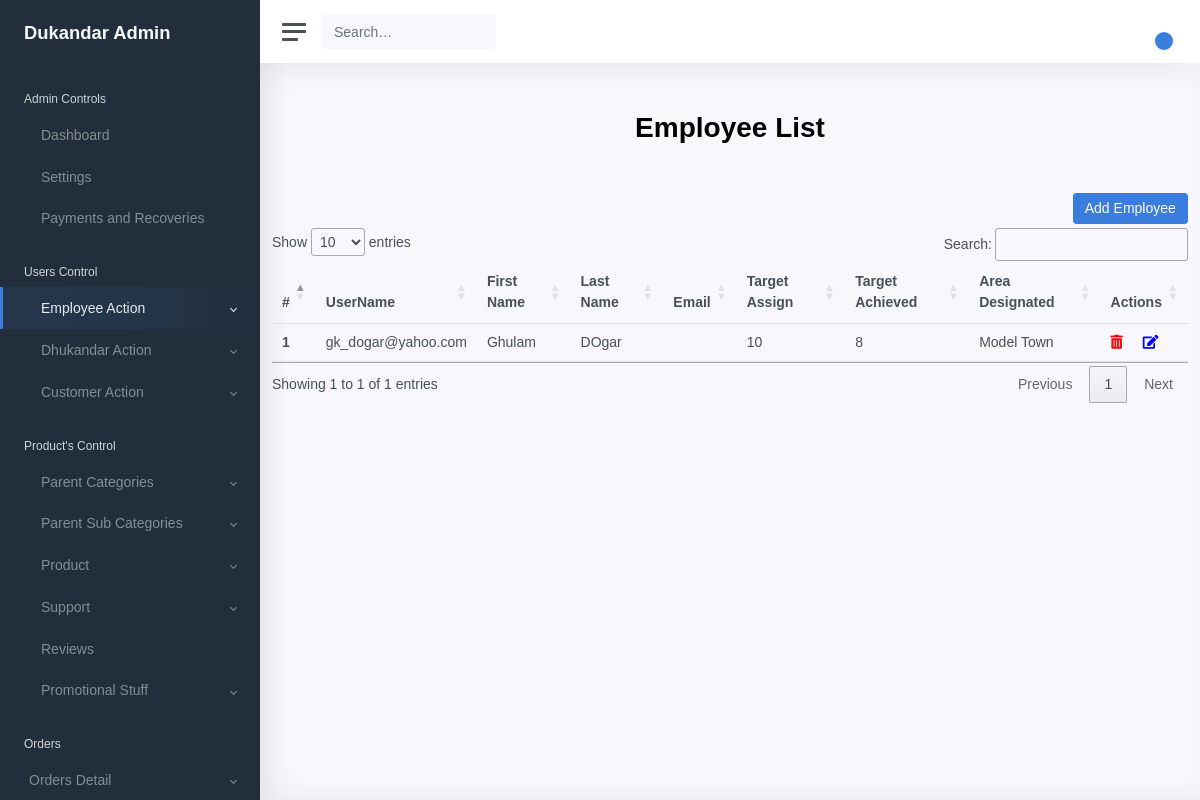
The page /employee/lists on the database its author committed.
### shopkeeper/models/models.py (models this page shows, shortened)
class Employee(models.Model):
    user = models.OneToOneField(User, related_name='user', on_delete=models.CASCADE, null=False)
    target_assign = models.CharField(max_length=10, null=True)
    target_achieved = models.CharField(max_length=10, null=True)
    area_designated = models.CharField(max_length=250, null=True)
    description = models.TextField(null=True)
    is_active = models.BooleanField(default=True)
    created_at = models.DateTimeField(auto_now_add=True)
    updated_at = models.DateTimeField(auto_now=True)
    class Meta:
        ordering = ['created_at']

class User(AbstractUser):
    address = models.CharField(max_length=250, null=True)
    user_type = models.CharField(max_length=16,
                                 choices=USER_CHOICES,
                                 default="CUSTOMER")
    block = models.BooleanField(default=False)
    is_active = models.BooleanField(default=True)
    created_at = models.DateTimeField(auto_now_add=True)
    updated_at = models.DateTimeField(auto_now=True)

### shopkeeper/views.py (the view)
# urls.py: path('employee/lists', employeeList, name='employee_list'),
def employeeList(request):
    employee_list =Employee.objects.all()
    context={
        'employee_list':employee_list
    }
    return render(request, 'shopkeeper/employee/list.html',context)

### shopkeeper/templates/shopkeeper/employee/list.html (shortened to what this page needs)
{% extends 'shopkeeper/base/base.html' %}
{% load static %}
{% block content %}
<div class="container">
        <h1 class="text-center mt-5 mb-5 font-weight-bold">Employee List</h1>
        <div class="row">
          <div class="col-12">
            <a type="submit" href="{% url 'employee_setup' %}" class="btn btn-primary float-right mb-1" name="employee">Add
              Employee</a>
            <table class="table" id="employeeTable">
                <thead class="thead-dark">
                  <tr>
                    <th scope="col">#</th>
                    <th scope="col">UserName</th>
                    <th scope="col">First Name</th>
                    <th scope="col">Last Name</th>
                    <th scope="col">Email</th>
                    <th scope="col">Target Assign</th>
                    <th scope="col">Target Achieved</th>
                    <th scope="col">Area Designated</th>
                    <th scope="col">Actions</th>
                  </tr>
                </thead>
                <tbody>
                    {% for employee in employee_list%}
                  <tr>
                    <th scope="row">{{forloop.counter}}</th>
                    <td>{{employee.user.username}}</td>
                    <td>{{employee.user.first_name}}</td>
                    <td>{{employee.user.last_name}}</td>
                    <td>{{employee.user.email}}</td>
                    <td>{{employee.target_assign}}</td>
                    <td>{{employee.target_achieved}}</td>
                    <td>{{employee.area_designated}}</td>
                    <td>
                        <a href="{% url 'employee_update' employee.id %}" class="mr-3" data-toggle="tooltip" title="Hooray!"> <i class="fas fa-trash-alt"  style="color:red;"></i></a>
                        <a href="{% url 'employee_update'  employee.id %}">  <i class="fas fa-edit" style="color:blue;"></i></a>
                    </td>
                  </tr>
                  {% endfor %}
                </tbody>
              </table>
          </div>
        </div>
      </div>
{% endblock %}

### shopkeeper/templates/shopkeeper/base/base.html (style rules this page uses)
* { font-family: Arial, Helvetica, sans-serif; }

### rows shown on the page
Employee: user.username "gk_dogar@yahoo.com", user.first_name "Ghulam", user.last_name "DOgar", target_assign "10", target_achieved "8", area_designated "Model Town"
